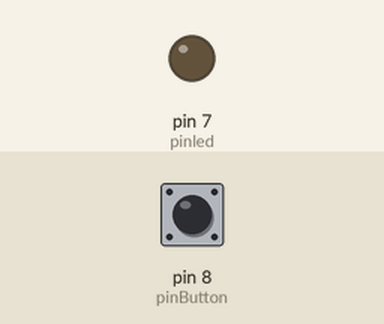
This sketch was run on a simulated Arduino Uno, built with avr-gcc and run on an emulated ATmega328P. On the bench: output pins drawn as LEDs (lit = HIGH). The inputs (shaded band) are chosen by the test bench; at power-on: pin 8 (pinButton) LOW.

Above: at 1.2 s.
1.3 s: pin 8 (pinButton) pulled HIGH for 0.15 s
At 1.37 s:
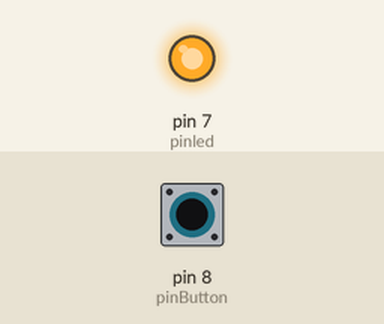
2.9 s: pin 8 (pinButton) pulled HIGH for 3.2 s
At 7.2 s:
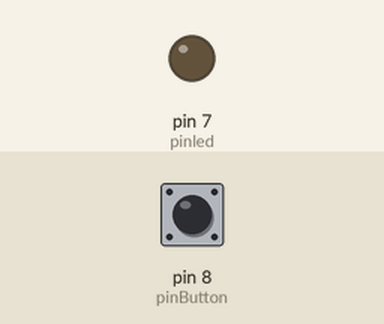
Timing chart, 0 to 8.7 s (numbered marks = the images above; inputs shaded):
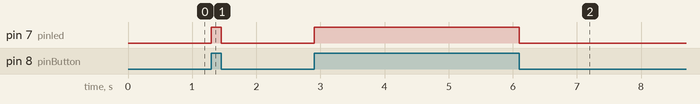

The sketch:

taller-5.10.ino
```cpp
int pinButton =8;
int pinled=7;
int var;

void setup() {
  pinMode(pinButton,INPUT);
  pinMode(pinled,OUTPUT);
}

void loop() {
  var=digitalRead(pinButton);

  if(var==HIGH){
    digitalWrite(pinled,HIGH);
  }else{
    digitalWrite(pinled,LOW);
  }
}
```

Measured:
- after the input at 1.3 s, pin 7 (pinled): LOW → HIGH at once, → LOW 0.15 s later
- after the input at 2.9 s, pin 7 (pinled): LOW → HIGH at once, → LOW 3.2 s later
